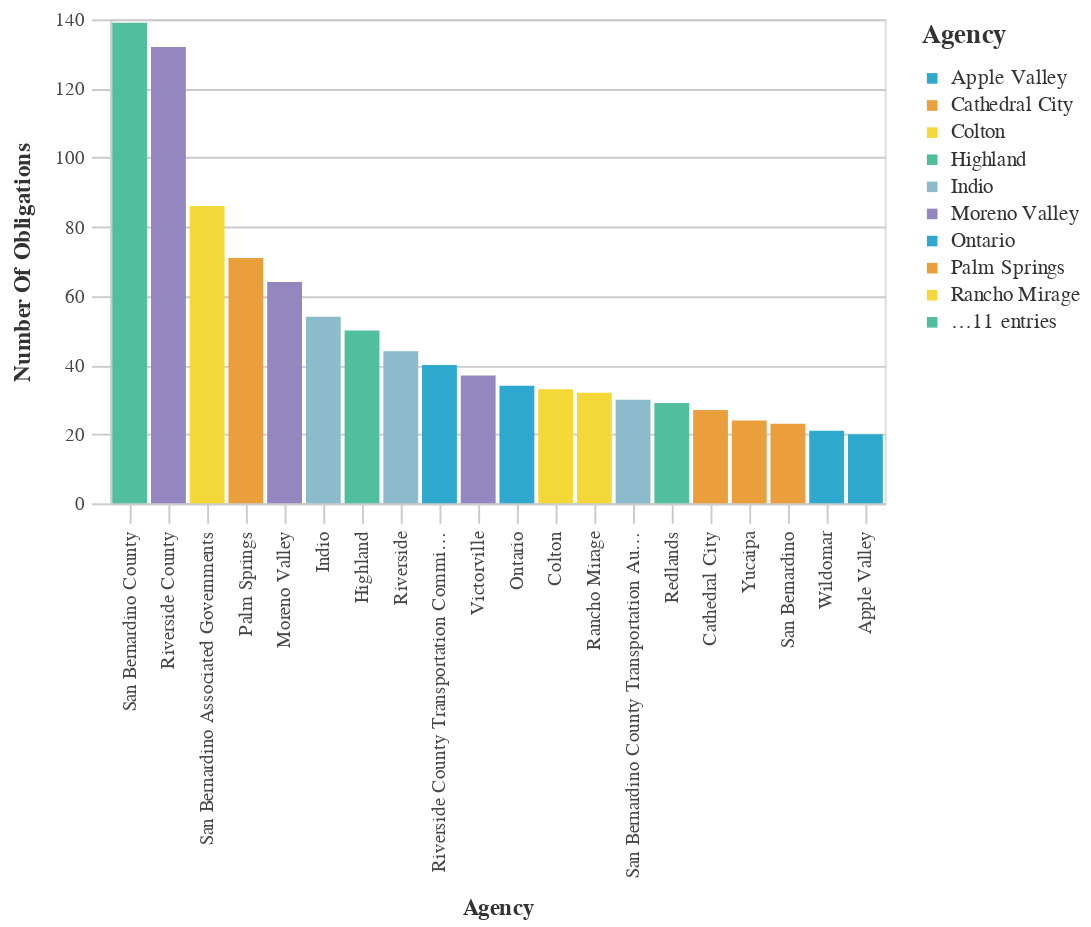

Write notebook code for a chart like this one.
### Markdown cell above
### Agencies With The Most Obligations

### Code cell
#Bar chart Agencies With The Most Obligations
chart_df = (df_top>>filter(_.variable=='primary_agency_name')).rename(columns={"value":"Agency",
                                 "count":"Number of Obligations"})
chart2 = (_dla_utils.basic_bar_chart_no_save(chart_df, 'Agency', 'Number of Obligations', 'Agency', district))
    

display(chart2)

### Figure 1 — Vega-Lite specification as saved in the notebook (floating-point values rounded to 4 significant figures)
{"config": {"view": {"continuousWidth": 400, "continuousHeight": 300}, "axis": {"domainColor": "#cbcbcb", "grid": true, "gridColor": "#cbcbcb", "gridWidth": 1, "labelColor": "#474747", "labelFont": "Nunito Sans", "labelFontSize": 10, "labelPadding": 4, "tickColor": "#cbcbcb", "tickSize": 10, "titleColor": "#333", "titleFont": "Raleway", "titleFontSize": 12, "titlePadding": 10}, "axisBand": {"grid": false}, "background": "white", "font": "Raleway", "header": {"labelFont": "Nunito Sans", "titleFont": "Raleway"}, "legend": {"labelColor": "#333", "labelFont": "Nunito Sans", "labelFontSize": 11, "labelLimit": 0, "padding": 1, "symbolSize": 30, "symbolType": "square", "titleColor": "#333", "titleFont": "Raleway", "titleFontSize": 14, "titlePadding": 10}, "title": {"anchor": "middle", "font": "Raleway", "fontSize": 18, "fontWeight": 300, "offset": 20}}, "data": {"name": "data-d5f9ea66ab472e395beb0e578ad92dff"}, "mark": "bar", "encoding": {"color": {"field": "Agency", "legend": {"symbolLimit": 10, "title": "Agency"}, "scale": {"range": ["#2EA8CE", "#EB9F3C", "#F4D837", "#51BF9D", "#8CBCCB", "#9487C0"]}, "type": "nominal"}, "tooltip": [{"field": "Agency", "type": "nominal"}, {"field": "Number of Obligations", "type": "quantitative"}], "x": {"field": "Agency", "sort": "-y", "title": "Agency", "type": "nominal"}, "y": {"field": "Number of Obligations", "title": "Number Of Obligations", "type": "quantitative"}}, "height": 250, "width": 400, "$schema": "https://vega.github.io/schema/vega-lite/v4.17.0.json", "datasets": {"data-d5f9ea66ab472e395beb0e578ad92dff": [{"Agency": "San Bernardino County", "Number of Obligations": 139, "variable": "primary_agency_name"}, {"Agency": "Riverside County", "Number of Obligations": 132, "variable": "primary_agency_name"}, {"Agency": "San Bernardino Associated Governments", "Number of Obligations": 86, "variable": "primary_agency_name"}, {"Agency": "Palm Springs", "Number of Obligations": 71, "variable": "primary_agency_name"}, {"Agency": "Moreno Valley", "Number of Obligations": 64, "variable": "primary_agency_name"}, {"Agency": "Indio", "Number of Obligations": 54, "variable": "primary_agency_name"}, {"Agency": "Highland", "Number of Obligations": 50, "variable": "primary_agency_name"}, {"Agency": "Riverside", "Number of Obligations": 44, "variable": "primary_agency_name"}, {"Agency": "Riverside County Transportation Commission", "Number of Obligations": 40, "variable": "primary_agency_name"}, {"Agency": "Victorville", "Number of Obligations": 37, "variable": "primary_agency_name"}, {"Agency": "Ontario", "Number of Obligations": 34, "variable": "primary_agency_name"}, {"Agency": "Colton", "Number of Obligations": 33, "variable": "primary_agency_name"}, {"Agency": "Rancho Mirage", "Number of Obligations": 32, "variable": "primary_agency_name"}, {"Agency": "San Bernardino County Transportation Authority", "Number of Obligations": 30, "variable": "primary_agency_name"}, {"Agency": "Redlands", "Number of Obligations": 29, "variable": "primary_agency_name"}, {"Agency": "Cathedral City", "Number of Obligations": 27, "variable": "primary_agency_name"}, {"Agency": "Yucaipa", "Number of Obligations": 24, "variable": "primary_agency_name"}, {"Agency": "San Bernardino", "Number of Obligations": 23, "variable": "primary_agency_name"}, {"Agency": "Wildomar", "Number of Obligations": 21, "variable": "primary_agency_name"}, {"Agency": "Apple Valley", "Number of Obligations": 20, "variable": "primary_agency_name"}]}}
